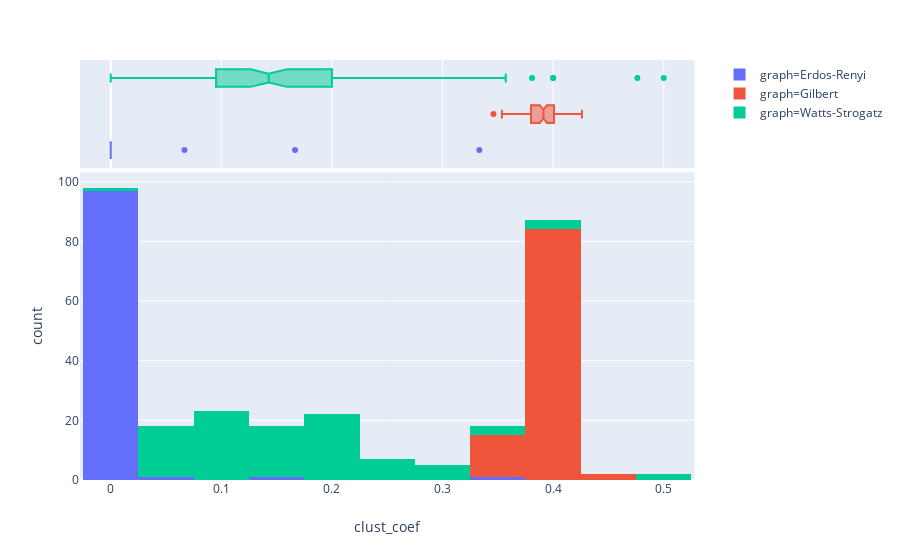

The notebook cell saved with this chart:
### Code cell
fig = px.histogram(
    ccoef,
    x="clust_coef",
    color="graph",
    marginal="box",
)
fig.show()

### Figure 1 — Plotly figure (JSON) as saved in the notebook; plotly's stock layout.template omitted (floating-point values rounded to 4 significant figures)
{"data": [{"alignmentgroup": "True", "bingroup": "x", "hoverlabel": {"namelength": 0}, "hovertemplate": "graph=Erdos-Renyi<br>clust_coef=%{x}<br>count=%{y}", "legendgroup": "graph=Erdos-Renyi", "marker": {"color": "#636efa"}, "name": "graph=Erdos-Renyi", "offsetgroup": "graph=Erdos-Renyi", "orientation": "v", "showlegend": true, "type": "histogram", "x": [0, 0, 0, 0, 0, 0, 0, 0, 0, 0, 0, 0, 0, 0, 0, 0, 0, 0, 0, 0, 0, 0, 0, 0, 0, 0.1667, 0, 0, 0, 0, 0, 0, 0, 0, 0, 0, 0, 0, 0, 0, 0, 0, 0, 0, 0, 0.06667, 0, 0, 0, 0, 0, 0, 0, 0, 0, 0, 0, 0, 0, 0, 0, 0, 0, 0, 0, 0, 0, 0, 0, 0, 0, 0, 0, 0, 0, 0, 0, 0, 0, 0, 0, 0, 0, 0, 0, 0, 0, 0.3333, 0, 0, 0, 0, 0, 0, 0, 0, 0, 0, 0, 0], "xaxis": "x", "yaxis": "y"}, {"alignmentgroup": "True", "hoverlabel": {"namelength": 0}, "hovertemplate": "graph=Erdos-Renyi<br>clust_coef=%{x}", "legendgroup": "graph=Erdos-Renyi", "marker": {"color": "#636efa"}, "name": "graph=Erdos-Renyi", "notched": true, "offsetgroup": "graph=Erdos-Renyi", "showlegend": false, "type": "box", "x": [0, 0, 0, 0, 0, 0, 0, 0, 0, 0, 0, 0, 0, 0, 0, 0, 0, 0, 0, 0, 0, 0, 0, 0, 0, 0.1667, 0, 0, 0, 0, 0, 0, 0, 0, 0, 0, 0, 0, 0, 0, 0, 0, 0, 0, 0, 0.06667, 0, 0, 0, 0, 0, 0, 0, 0, 0, 0, 0, 0, 0, 0, 0, 0, 0, 0, 0, 0, 0, 0, 0, 0, 0, 0, 0, 0, 0, 0, 0, 0, 0, 0, 0, 0, 0, 0, 0, 0, 0, 0.3333, 0, 0, 0, 0, 0, 0, 0, 0, 0, 0, 0, 0], "xaxis": "x2", "yaxis": "y2"}, {"alignmentgroup": "True", "bingroup": "x", "hoverlabel": {"namelength": 0}, "hovertemplate": "graph=Gilbert<br>clust_coef=%{x}<br>count=%{y}", "legendgroup": "graph=Gilbert", "marker": {"color": "#EF553B"}, "name": "graph=Gilbert", "offsetgroup": "graph=Gilbert", "orientation": "v", "showlegend": true, "type": "histogram", "x": [0.3537, 0.3679, 0.3746, 0.3886, 0.4067, 0.3808, 0.4026, 0.3912, 0.4075, 0.4068, 0.412, 0.3555, 0.3949, 0.4053, 0.3984, 0.3867, 0.4091, 0.3848, 0.346, 0.3784, 0.39, 0.4007, 0.3979, 0.3916, 0.3761, 0.3854, 0.3957, 0.3792, 0.4, 0.3818, 0.3974, 0.3874, 0.3732, 0.381, 0.3974, 0.4095, 0.385, 0.3841, 0.3756, 0.3762, 0.3914, 0.359, 0.3979, 0.4017, 0.3969, 0.3654, 0.426, 0.4157, 0.4251, 0.3912, 0.3949, 0.3748, 0.3856, 0.3843, 0.404, 0.3839, 0.404, 0.4079, 0.386, 0.3779, 0.4038, 0.3769, 0.3826, 0.3915, 0.3849, 0.4, 0.373, 0.3962, 0.4131, 0.3974, 0.3831, 0.3814, 0.3902, 0.4, 0.4059, 0.3891, 0.3871, 0.3889, 0.3753, 0.4103, 0.3972, 0.375, 0.381, 0.4, 0.4032, 0.4089, 0.3613, 0.3654, 0.4054, 0.377, 0.4027, 0.4079, 0.4009, 0.3951, 0.3761, 0.3996, 0.3708, 0.3919, 0.3963, 0.3719], "xaxis": "x", "yaxis": "y"}, {"alignmentgroup": "True", "hoverlabel": {"namelength": 0}, "hovertemplate": "graph=Gilbert<br>clust_coef=%{x}", "legendgroup": "graph=Gilbert", "marker": {"color": "#EF553B"}, "name": "graph=Gilbert", "notched": true, "offsetgroup": "graph=Gilbert", "showlegend": false, "type": "box", "x": [0.3537, 0.3679, 0.3746, 0.3886, 0.4067, 0.3808, 0.4026, 0.3912, 0.4075, 0.4068, 0.412, 0.3555, 0.3949, 0.4053, 0.3984, 0.3867, 0.4091, 0.3848, 0.346, 0.3784, 0.39, 0.4007, 0.3979, 0.3916, 0.3761, 0.3854, 0.3957, 0.3792, 0.4, 0.3818, 0.3974, 0.3874, 0.3732, 0.381, 0.3974, 0.4095, 0.385, 0.3841, 0.3756, 0.3762, 0.3914, 0.359, 0.3979, 0.4017, 0.3969, 0.3654, 0.426, 0.4157, 0.4251, 0.3912, 0.3949, 0.3748, 0.3856, 0.3843, 0.404, 0.3839, 0.404, 0.4079, 0.386, 0.3779, 0.4038, 0.3769, 0.3826, 0.3915, 0.3849, 0.4, 0.373, 0.3962, 0.4131, 0.3974, 0.3831, 0.3814, 0.3902, 0.4, 0.4059, 0.3891, 0.3871, 0.3889, 0.3753, 0.4103, 0.3972, 0.375, 0.381, 0.4, 0.4032, 0.4089, 0.3613, 0.3654, 0.4054, 0.377, 0.4027, 0.4079, 0.4009, 0.3951, 0.3761, 0.3996, 0.3708, 0.3919, 0.3963, 0.3719], "xaxis": "x2", "yaxis": "y2"}, {"alignmentgroup": "True", "bingroup": "x", "hoverlabel": {"namelength": 0}, "hovertemplate": "graph=Watts-Strogatz<br>clust_coef=%{x}<br>count=%{y}", "legendgroup": "graph=Watts-Strogatz", "marker": {"color": "#00cc96"}, "name": "graph=Watts-Strogatz", "offsetgroup": "graph=Watts-Strogatz", "orientation": "v", "showlegend": true, "type": "histogram", "x": [0.04444, 0.06667, 0.05556, 0.09524, 0.1905, 0.1111, 0.1, 0.2, 0.1111, 0.1333, 0.1786, 0.3571, 0.4762, 0.25, 0.2857, 0.2222, 0.2, 0.09524, 0.1905, 0.08889, 0.1071, 0.1429, 0.1111, 0.1429, 0.1071, 0.07143, 0.1111, 0.1667, 0.1515, 0.03571, 0.08333, 0.06667, 0.1786, 0.1905, 0.1071, 0.05455, 0.25, 0.2381, 0.1429, 0.1429, 0.1905, 0.1905, 0, 0.07143, 0.1389, 0.1818, 0.25, 0.2857, 0.3056, 0.5, 0.4, 0.2381, 0.1071, 0.1111, 0.09091, 0.3333, 0.4, 0.1061, 0.2444, 0.2, 0.1111, 0.07143, 0.2857, 0.1905, 0.1333, 0.1429, 0.02778, 0.03571, 0.2857, 0.1429, 0.04762, 0.1429, 0.1778, 0.1944, 0.25, 0.3571, 0.2143, 0.2222, 0.381, 0.08333, 0.08889, 0.07143, 0.07143, 0.1429, 0.04444, 0.08333, 0.04762, 0.04762, 0.1905, 0.2222, 0.1786, 0.1111, 0.1786, 0.2, 0.1273, 0.1429, 0.1429, 0.1389, 0.1111, 0.09524], "xaxis": "x", "yaxis": "y"}, {"alignmentgroup": "True", "hoverlabel": {"namelength": 0}, "hovertemplate": "graph=Watts-Strogatz<br>clust_coef=%{x}", "legendgroup": "graph=Watts-Strogatz", "marker": {"color": "#00cc96"}, "name": "graph=Watts-Strogatz", "notched": true, "offsetgroup": "graph=Watts-Strogatz", "showlegend": false, "type": "box", "x": [0.04444, 0.06667, 0.05556, 0.09524, 0.1905, 0.1111, 0.1, 0.2, 0.1111, 0.1333, 0.1786, 0.3571, 0.4762, 0.25, 0.2857, 0.2222, 0.2, 0.09524, 0.1905, 0.08889, 0.1071, 0.1429, 0.1111, 0.1429, 0.1071, 0.07143, 0.1111, 0.1667, 0.1515, 0.03571, 0.08333, 0.06667, 0.1786, 0.1905, 0.1071, 0.05455, 0.25, 0.2381, 0.1429, 0.1429, 0.1905, 0.1905, 0, 0.07143, 0.1389, 0.1818, 0.25, 0.2857, 0.3056, 0.5, 0.4, 0.2381, 0.1071, 0.1111, 0.09091, 0.3333, 0.4, 0.1061, 0.2444, 0.2, 0.1111, 0.07143, 0.2857, 0.1905, 0.1333, 0.1429, 0.02778, 0.03571, 0.2857, 0.1429, 0.04762, 0.1429, 0.1778, 0.1944, 0.25, 0.3571, 0.2143, 0.2222, 0.381, 0.08333, 0.08889, 0.07143, 0.07143, 0.1429, 0.04444, 0.08333, 0.04762, 0.04762, 0.1905, 0.2222, 0.1786, 0.1111, 0.1786, 0.2, 0.1273, 0.1429, 0.1429, 0.1389, 0.1111, 0.09524], "xaxis": "x2", "yaxis": "y2"}], "layout": {"autosize": true, "barmode": "relative", "legend": {"tracegroupgap": 0}, "margin": {"t": 60}, "xaxis": {"anchor": "y", "autorange": true, "domain": [0, 0.98], "range": [-0.02778, 0.5278], "title": {"text": "clust_coef"}, "type": "linear"}, "xaxis2": {"anchor": "y2", "autorange": true, "domain": [0, 0.98], "matches": "x", "range": [-0.02778, 0.5278], "showgrid": true, "showticklabels": false, "type": "linear"}, "yaxis": {"anchor": "x", "autorange": true, "domain": [0, 0.7326], "range": [0, 103.2], "title": {"text": "count"}}, "yaxis2": {"anchor": "x2", "autorange": true, "domain": [0.7426, 1], "matches": "y2", "range": [-0.5, 2.5], "showgrid": false, "showticklabels": false, "type": "category"}}}
